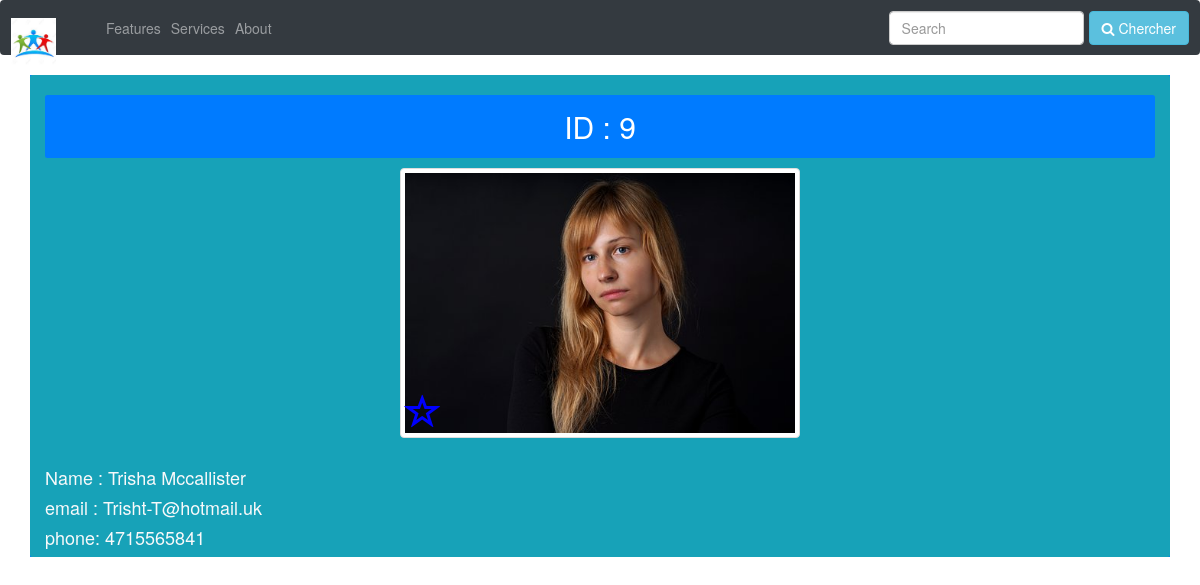
Screenshot of /details.php?details=9 with the database file from the repository.
### tables this page shows
CREATE TABLE `phpcrud` (
  `id` int(11) NOT NULL,
  `nom` varchar(100) NOT NULL,
  `email` varchar(255) NOT NULL,
  `phone` varchar(10) NOT NULL,
  `photo` varchar(255) NOT NULL
);

### action.php (called while the page is built, shortened)
<?php
include 'config.php';
if(isset($_GET['details'])){
	$id=$_GET['details'];
	$query="SELECT * FROM phpcrud WHERE id =?";
	$stmt=$conn->prepare($query);
	$stmt->bind_param("i",$id);
	$stmt->execute();
	$result=$stmt->get_result();
	$row=$result->fetch_assoc();
	$vid=$row['id'];
	$vnom=$row['nom'];
	$vemail=$row['email'];
	$vphone=$row['phone'];
	$vphoto=$row['photo'];
}
?>

### details.php (the view, shortened to what this page needs)
<?php
include 'action.php';
 ?>
<!DOCTYPE html>
<html lang="en">
<head>
<link rel="stylesheet" href="https://maxcdn.bootstrapcdn.com/bootstrap/4.5.0/css/bootstrap.min.css">
<link rel="stylesheet" href="logo.css">
<link rel="stylesheet" href="details.css">
<link rel="stylesheet" href="https://maxcdn.bootstrapcdn.com/font-awesome/4.7.0/css/font-awesome.min.css">
    </head>
    <body>
      <nav class="navbar navbar-expand-md bg-dark navbar-dark">
  <a class="navbar-brand" href="#" ><img src="image/voisin.jpg" class="img-responsive logo"></a>
  <div class="collapse navbar-collapse" id="collapsibleNavbar">
    <ul class="navbar-nav ">
      <li class="nav-item">
        <a class="nav-link" href="#">Features</a>
      </li>
      <li class="nav-item">
        <a class="nav-link" href="#">Services</a>
      </li>
      <li class="nav-item">
        <a class="nav-link" href="#">About</a>
      </li>
    </ul>
</div>
    <form class="form-inline" action="/action_page.php">
    <input class="form-control mr-sm-2" type="text" placeholder="Search">
    <button type="submit" class="btn btn-info"><span class="fa fa-search"></span> Chercher</button>
  </form>
</nav>
<div class="container bg-primary text-white">
  <div class="row justify-content">
    <div class="col-md-12 mt-14 bg-info p-6 rounded">
      <div >
        <h2 class="bg-primary p-4 rounded text-center ">ID : <?= $vid; ?>
        </h2>
        <div class="text-center">
          <img src=" <?= $vphoto; ?>" width="400" class="img-thumbnail">
          <div>
          <link href="//netdna.bootstrapcdn.com/bootstrap/3.0.0/css/bootstrap.min.css" rel="stylesheet">
<label for="id-of-input" class="custom-checkbox text-center">
  <i class="glyphicon glyphicon-star-empty"></i>
  </div>
        </div>
        <h4 class="text-light">
          Name : <?= $vnom; ?>
        </h4>
        <h4 class="text-light">
          email : <?= $vemail; ?>
        </h4 >
        <h4 class="text-light">
          phone: <?= $vphone; ?>
        </h4>
      </div>
    </div>
  </div>
</div>
</body>
</html>

### logo.css (style rules this page uses)
.navbar-brand { margin: 0; padding: 0; }
.logo { height: 50px; padding-right: 0px; margin-left: -15px; width: 60px; }
.navbar-expand-md { height: 55px; padding-top: 5px; }

### details.css (style rules this page uses)
label { font-size: 48px }
.custom-checkbox { margin-left: -3em; position: relative; cursor: pointer; }
.custom-checkbox .glyphicon { color: gold; position: absolute; top: -1.5em; left: -3.4em; font-size: 0.75em; }
.custom-checkbox .glyphicon-star-empty { color: blue; }

### rows the page displays
phpcrud: id "9", photo (picture), nom "Trisha Mccallister", email "Trisht-T@hotmail.uk", phone "4715565841"
